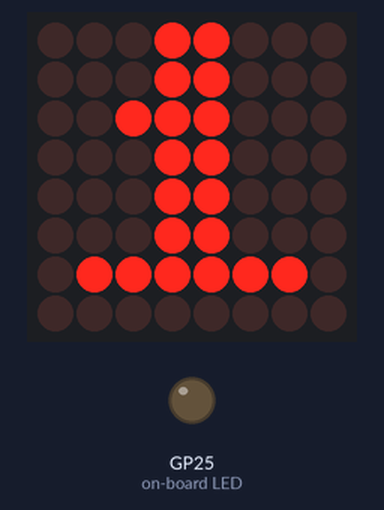
Recording of a program running on a simulated Raspberry Pi Pico running MicroPython. Parts: 8×8 LED matrix, output pins drawn as LEDs (lit = HIGH). Which way up the LED matrix modules are mounted is assumed.

Above: at 1.1 s.
At 2.35 s:
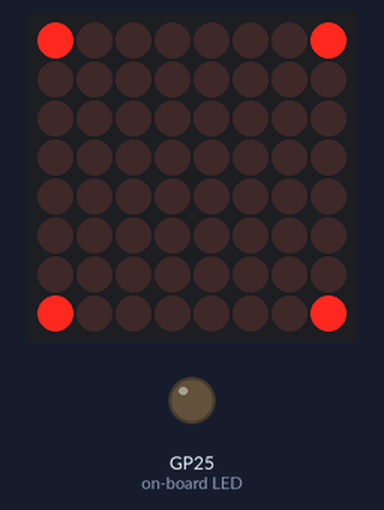
At 20.7 s:
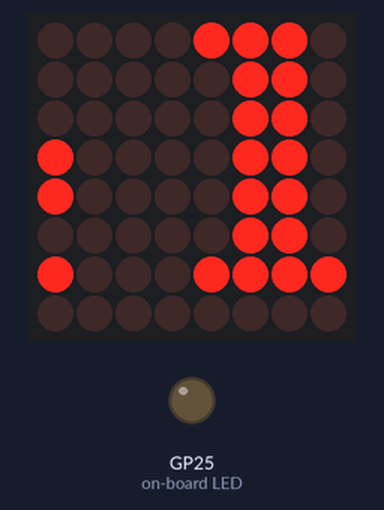
At 38.7 s:
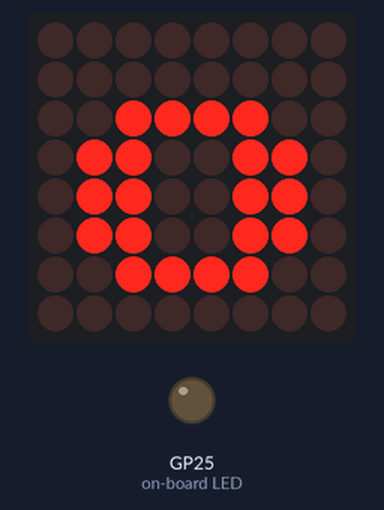
Timing chart, 0 to 40.0 s (numbered marks = the images above):
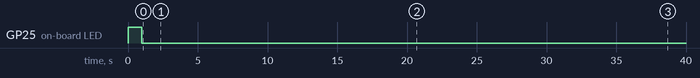

Measured:
- by itself, GP25 (on-board LED): LOW → HIGH at 0.00 s, → LOW 1.0 s later
- what the display in image 0 shows lasts 0.5 s, from 1.0 s to 1.5 s
- what the display in image 2 shows lasts 1.0 s, from 20.6 s to 21.6 s

The program:

LED_matrix.py
```python
import max7219
from picozero import pico_led
from time import sleep
from machine import Pin, SPI

pico_led.on()
sleep(1)
pico_led.off()

# Assign chip select (CS) pint (and start it high)
cs = Pin(17, Pin.OUT)

# Initialise SPI
spi = SPI(0, baudrate=1000000, polarity=1, phase=0, sck=Pin(18), mosi=Pin(19))

display = max7219.Matrix8x8(spi, cs, 1)

# Display the number 1 followed by the number 2
for c in "12":
    display.fill(0)
    display.text(c,0,0,1)
    display.show()
    sleep(0.5)

# Turn on top left pixel
display.fill(0)
display.pixel(0,0,1)
display.show()
sleep(0.1)

# Turn on top right pixel
display.pixel(7,0,1)
display.show()
sleep(0.1)

# Turn on bottom right pixel
display.pixel(7,7,1)
display.show()
sleep(0.1)

# Turn on bottom left pixel
display.pixel(0,7,1)
display.show()
sleep(0.1)

# Scroll character to the left
display.fill(0)
display.text('1',0,0,1)
display.show()
sleep(0.5)

for i in range(8):
    display.scroll(-1,0)
    display.show()
    sleep(0.2)

# Scroll character to the right
display.fill(0)
display.text('1',0,0,1)
display.show()
sleep(0.5)

for i in range(8):
    display.scroll(1,0)
    display.show()
    sleep(0.2)

# Scroll message to the left
msg = "Hello World!"
for i in range(len(msg)*8):
    display.fill(0)
    display.text(msg,i*-1,0,1)
    display.show()
    sleep(1)
```
